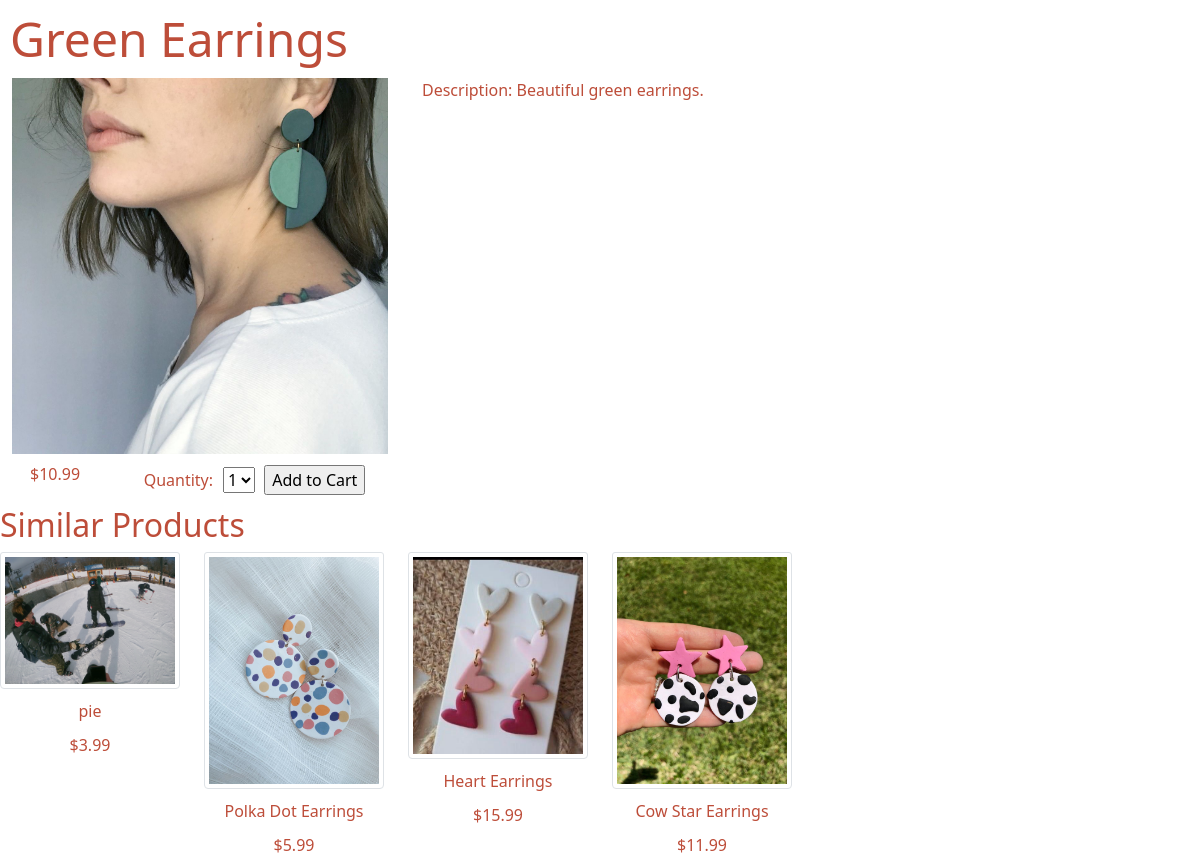
Screenshot of /show/product/21 with the database file from the repository.
### store/models.py (models this page shows)
class Product(models.Model):
    name = models.CharField(max_length=255)
    slug = models.SlugField()
    description = models.TextField()
    product_type = models.CharField(max_length=255)
    price = models.DecimalField(max_digits=6, decimal_places=2)
    size = models.CharField(max_length=10, null=True)
    stock = models.IntegerField()
    product_image = models.ImageField(upload_to='images/', null=True)
    created_at = models.DateTimeField(auto_now_add=True)
    updated_at = models.DateTimeField(auto_now=True)

### store/views.py (the view)
# urls.py: path('show/product/<int:id>', views.show_product),
def show_product(request, id):
    product = Product.objects.get(id=id)
    cart_product_form = CartAddProductForm()
    similar_products = Product.objects.all().filter(product_type = product.product_type).exclude(name = product.name)[:4]
    return render(request, 'show.html', {'product':product, 'cart_product_form':cart_product_form, 'all_products':similar_products})

### cart/forms.py
class CartAddProductForm(forms.Form):
    quantity= forms.TypedChoiceField(choices=PRODUCT_QUANTITY_CHOICES, coerce=int)
    override = forms.BooleanField(required=False, initial=False, widget=forms.HiddenInput)

### cart/context_processors.py (called while the page is built)
def cart(request):
    return {'cart':Cart(request)}

### store/templates/show.html (shortened to what this page needs)
<!DOCTYPE html>
<html lang="en">
<head>
    <link href="https://cdn.jsdelivr.net/npm/bootstrap@5.1.3/dist/css/bootstrap.min.css" rel="stylesheet">
    {% load static %}
    <link rel="stylesheet" type="text/css" href="{% static 'css/style_show.css' %}">
</head>
<body>
    <h1>{{product.name}}</h1>
    <div class="container-fluid">
        <div class="row align-content-center">
            <img src="http://127.0.0.1:8000/media/{{ product.product_image }}" alt="{{product.name}}" class="main_product">
            <p class="col-6">Description: {{product.description}}</p>
        </div>
        <div class="row p-2">
            <p class="col-1">${{product.price}}</p>
            <form action="{% url 'cart:cart_add' product.id %}" method="post" class="col-6">
                {{ cart_product_form }}
                <input type="submit" value="Add to Cart">
            </form>
        </div>
    </div>
    <div class=".d-none .d-sm-block">
        <h2 class="d-none d-md-block">Similar Products</h2>
        <div class="row d-none d-md-flex">
            {% for product in all_products %}
                    <div class="text-center col-sm-1 col-md-3 col-lg-2" >
                            <a href="/show/product/{{product.id}}">
                                <img src="http://127.0.0.1:8000/media/{{ product.product_image }}" alt="{{ product.name }}" class="img-thumbnail card-img-top">
                            </a>
                            <p class="card-title">{{product.name}}</p>
                            <p class="card-text">${{product.price}}</p>
                    </div>
            {% endfor %}
        </div>
    </div>
</body>
</html>

### static/css/style_show.css (style rules this page uses)
body { color: rgb(189, 77, 57); }
.main_product { min-width: 200px; max-width: 400px; }
p { text-size-adjust: 50%; margin: 10px; }
h1 { font-size: 3rem; margin: 10px; }
label { text-size-adjust: 50%; margin: 5px; }
select { text-size-adjust: 50%; margin: 5px; }

### rows the page displays
Product: name "Green Earrings", product_image (picture), description "Beautiful green earrings.", price "10.99"
Product: product_image (picture), name "pie", price "3.99"
Product: product_image (picture), name "Polka Dot Earrings", price "5.99"
Product: product_image (picture), name "Heart Earrings", price "15.99"
Product: product_image (picture), name "Cow Star Earrings", price "11.99"
